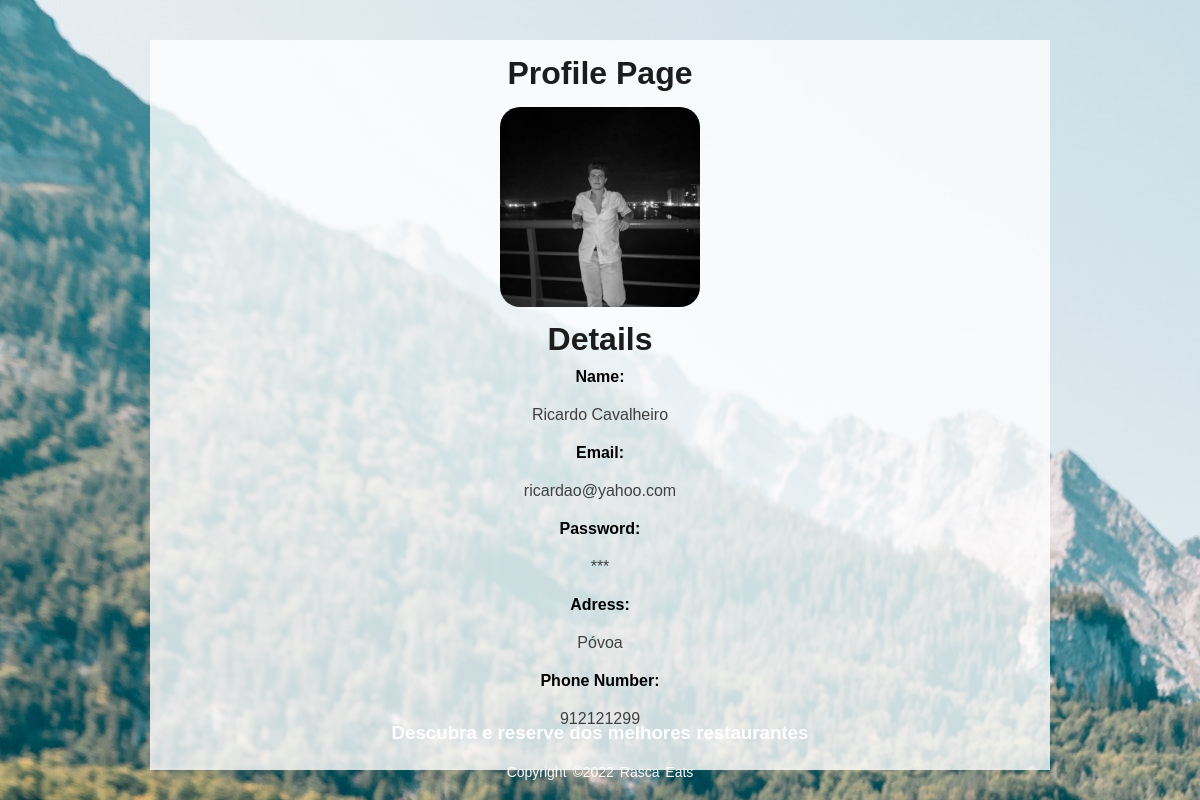
Screenshot of /profilePage.php (signed in) with the database file from the repository.
### tables this page shows
CREATE TABLE Client(
    clientId int PRIMARY KEY NOT NULL,
    clientName varchar NOT NULL,
    email varchar NOT NULL,
    phoneNumber int NOT NULL,
    adress varchar NOT NULL,
    password varchar NOT NULL,
    username varchar NOT NULL
);

### profilePage.php (the view, shortened to what this page needs)
<?php
    $db = getDatabaseConnection();
    $db->setAttribute(PDO::ATTR_DEFAULT_FETCH_MODE, PDO::FETCH_ASSOC);
    $stmt = $db->prepare('SELECT * FROM client WHERE clientId = ?');
    $stmt->execute(array($_SESSION['id']));
    $client = $stmt->fetch();
    $name = $client['clientName'];
    $email = $client['email'];
    $adress = $client['adress'];
    $phoneNumber = $client['phoneNumber'];
?>
<!DOCTYPE html>
<html lang="en">
<head>
    <link rel="stylesheet" href="profile.css">
</head>
<body>
    <div class="profile">
        <div class="header">
            <h1>Profile Page</h1>
            <img class="avatar" src="pinheiro.jpg" alt="Avatar">
    </div>
    <div class="details">
        <h1>Details</h1>
        <span class="bold">Name:</span> <p><?=$name?></p>
            <span class="bold">Email:</span> <p><?=$email?></p>
            <span class="bold">Password:</span> <p>***</p>
            <span class="bold">Adress:</span> <p><?=$adress?></p>
            <span class="bold">Phone Number:</span> <p><?=$phoneNumber?></p>
    </div>
</div>
<footer>
    <div class="footer-content">
        <h3>Descubra e reserve dos melhores restaurantes</h3>
    </div>
    <div class="footer-bottom">
        <p>copyright &copy;2022 Rasca Eats</p>
    </div>
</footer>
</body>
</html>

### profile.css (style rules this page uses)
* { font-family: sans-serif; margin: 0; padding: 0; }
body { font-family: 'Ubuntu', sans-serif; text-align: center; width: 100%; height: 100%; position: absolute; background: #fff; background-image: linear-gradient(rgba(0,0,0,0.4),rgba(0,0,0,0.4)),url(background.jpg); }
.profile { position: absolute; width: 900px; height: 730px; z-index: 15; top: 50%; left: 50%; margin: -360px 0 0 -450px; background-color: rgba(255, 255, 255, 0.8); }
.header > h1 { color: #1C1C1C; padding: 15px; }
.header > img { width:200px; border-radius: 10%; filter: grayscale(1); transition: .3s; cursor: pointer; }
.details > h1 { color: #1C1C1C; padding: 10px; font-size: 2em; }
.bold { font-weight: 700; }
p { color: #404040; padding: 20px; }
footer { background-color: transparent; height: auto; position: absolute; bottom: 0; left: 0; right: 0; width: 100vw; font-family: 'Gill Sans', 'Gill Sans MT', Calibri, 'Trebuchet MS', sans-serif; padding-top: 40 px; color: #fff; }
.footer-content { display: flex; align-items: center; justify-content: center; flex-direction: column; }
.footer-content h3 { font-family: Verdana, Geneva, Tahoma, sans-serif; }
.footer-bottom { background: transparent; width: 100vw; text-align: center; }
.footer-bottom p { font-size: 14px; word-spacing: 2px; text-transform: capitalize; }
footer h3 { color: #fff; }
footer p { color: #fff; }

### rows the page displays
client: clientName "Ricardo Cavalheiro", email "ricardao@yahoo.com", adress "Póvoa", phoneNumber "912121299"
